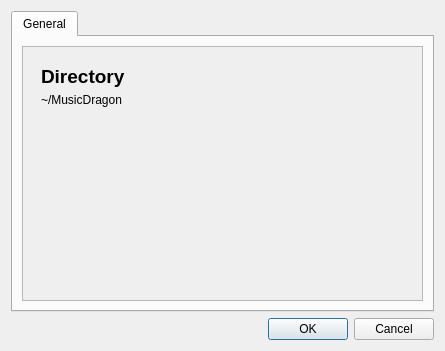
<?xml version="1.0" encoding="UTF-8"?>
<ui version="4.0">
 <class>PreferencesWindow</class>
 <widget class="QDialog" name="PreferencesWindow">
  <property name="geometry">
   <rect>
    <x>0</x>
    <y>0</y>
    <width>445</width>
    <height>351</height>
   </rect>
  </property>
  <property name="windowTitle">
   <string>Preferences</string>
  </property>
  <layout class="QVBoxLayout" name="verticalLayout">
   <item>
    <widget class="QTabWidget" name="tabWidget">
     <property name="currentIndex">
      <number>0</number>
     </property>
     <widget class="QWidget" name="tab">
      <attribute name="title">
       <string>General</string>
      </attribute>
      <layout class="QVBoxLayout" name="verticalLayout_2">
       <item>
        <widget class="QScrollArea" name="scrollArea">
         <property name="widgetResizable">
          <bool>true</bool>
         </property>
         <widget class="QWidget" name="scrollAreaWidgetContents">
          <property name="geometry">
           <rect>
            <x>0</x>
            <y>0</y>
            <width>409</width>
            <height>242</height>
           </rect>
          </property>
          <layout class="QVBoxLayout" name="verticalLayout_4">
           <item>
            <widget class="ClickableWidget" name="directoryWidget" native="true">
             <property name="sizePolicy">
              <sizepolicy hsizetype="Preferred" vsizetype="Minimum">
               <horstretch>0</horstretch>
               <verstretch>0</verstretch>
              </sizepolicy>
             </property>
             <property name="minimumSize">
              <size>
               <width>0</width>
               <height>60</height>
              </size>
             </property>
             <property name="maximumSize">
              <size>
               <width>16777215</width>
               <height>60</height>
              </size>
             </property>
             <layout class="QVBoxLayout" name="verticalLayout_3">
              <item>
               <widget class="QLabel" name="label">
                <property name="font">
                 <font>
                  <pointsize>14</pointsize>
                  <weight>75</weight>
                  <bold>true</bold>
                 </font>
                </property>
                <property name="text">
                 <string>Directory</string>
                </property>
               </widget>
              </item>
              <item>
               <widget class="QLabel" name="directory">
                <property name="text">
                 <string>~/MusicDragon</string>
                </property>
               </widget>
              </item>
             </layout>
            </widget>
           </item>
           <item>
            <spacer name="verticalSpacer">
             <property name="orientation">
              <enum>Qt::Vertical</enum>
             </property>
             <property name="sizeHint" stdset="0">
              <size>
               <width>20</width>
               <height>40</height>
              </size>
             </property>
            </spacer>
           </item>
          </layout>
         </widget>
        </widget>
       </item>
      </layout>
     </widget>
    </widget>
   </item>
   <item>
    <widget class="QDialogButtonBox" name="buttonBox">
     <property name="orientation">
      <enum>Qt::Horizontal</enum>
     </property>
     <property name="standardButtons">
      <set>QDialogButtonBox::Cancel|QDialogButtonBox::Ok</set>
     </property>
    </widget>
   </item>
  </layout>
 </widget>
 <customwidgets>
  <customwidget>
   <class>ClickableWidget</class>
   <extends>QWidget</extends>
   <header>clickablewidget.h</header>
   <container>1</container>
  </customwidget>
 </customwidgets>
 <resources/>
 <connections>
  <connection>
   <sender>buttonBox</sender>
   <signal>accepted()</signal>
   <receiver>PreferencesWindow</receiver>
   <slot>accept()</slot>
   <hints>
    <hint type="sourcelabel">
     <x>248</x>
     <y>254</y>
    </hint>
    <hint type="destinationlabel">
     <x>157</x>
     <y>274</y>
    </hint>
   </hints>
  </connection>
  <connection>
   <sender>buttonBox</sender>
   <signal>rejected()</signal>
   <receiver>PreferencesWindow</receiver>
   <slot>reject()</slot>
   <hints>
    <hint type="sourcelabel">
     <x>316</x>
     <y>260</y>
    </hint>
    <hint type="destinationlabel">
     <x>286</x>
     <y>274</y>
    </hint>
   </hints>
  </connection>
 </connections>
</ui>
